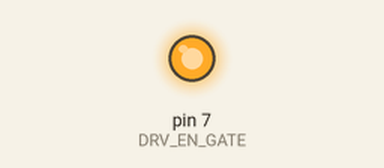
Recording of a sketch running on a simulated Arduino Uno, built with avr-gcc and run on an emulated ATmega328P. On the bench: output pins drawn as LEDs (lit = HIGH). Pins used as bus, display or sensor lines are not drawn; what the sketch prints to the serial monitor is not drawn.

Above: at 0.1 s.
Timing chart, 0 to 1.6 s (numbered marks = the images above):
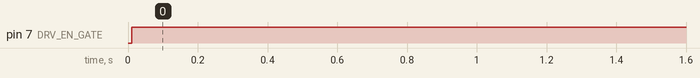

The sketch:

spi_test.ino
```cpp
#include <SPI.h>

//These are Arduino pin values... are they correct?
const int DRV_EN_GATE = 7;
const int DRV_CS = 10;    //slave select: when set low, the device communicates
const int DRV_MOSI = 11;
const int DRV_MISO = 12;
const int DRV_CLK = 13;

void setup() {
  pinMode(DRV_EN_GATE, OUTPUT);

  pinMode(DRV_CLK, OUTPUT);
  pinMode(DRV_MOSI, OUTPUT);
  pinMode(DRV_MISO, INPUT);
  pinMode(DRV_CS, OUTPUT);
  digitalWrite(DRV_CS, HIGH); //disables 8301 on the bus


  SPI.begin();  //initialize SPI bus
  SPI.setClockDivider(SPI_CLOCK_DIV128);  //SPI clock = system clock/128
  SPI.setDataMode(SPI_MODE1); //CPOL = 0, CPHA = 1, rising output edge, falling data capture

  Serial.begin(115200);

  //clear
  digitalWrite(DRV_EN_GATE, LOW);
  delay(10);
  digitalWrite(DRV_EN_GATE, HIGH);
  delay(10);

  while(SPIread(0x01) != 0x01)
  {
    Serial.println("DRV init fail");
    delay(500);
  }

   Serial.println("Done with setup");

}

void loop() {

  //to communicate

  //EN_GATE must be high

  //call SPI.beginTransaction()
  //write the SS pin LOW
  //call SPI.transfer any number of times
  //set the SS pin HIGH
  //call SPI.endTransaction()

}

uint16_t SPIread(uint8_t addr)
{
  digitalWrite(DRV_CS, LOW);

  delayMicroseconds(50);
  uint8_t d = 1 << 7;
  d |= addr << 3;
  SPI.transfer(d);
  SPI.transfer(0);

  digitalWrite(DRV_CS, HIGH);
  delayMicroseconds(30);
  digitalWrite(DRV_CS, LOW);

  d = SPI.transfer(1<<7);
  uint16_t resp = d << 8;
  resp |= SPI.transfer(0);

  digitalWrite(DRV_CS, HIGH);

  return resp & 0x7FF;
}

void SPIwrite(uint8_t addr, uint16_t data)
{
  digitalWrite(DRV_CS, LOW);

  delayMicroseconds(50);
  uint8_t d = data >> 8;
  d |= addr << 3;
  SPI.transfer(d);
  d = data & 0xFF;
  SPI.transfer(d);

  digitalWrite(DRV_CS, HIGH);
}
```

Measured:
- by itself, pin 7 (DRV_EN_GATE): LOW → HIGH at 0.01 s
